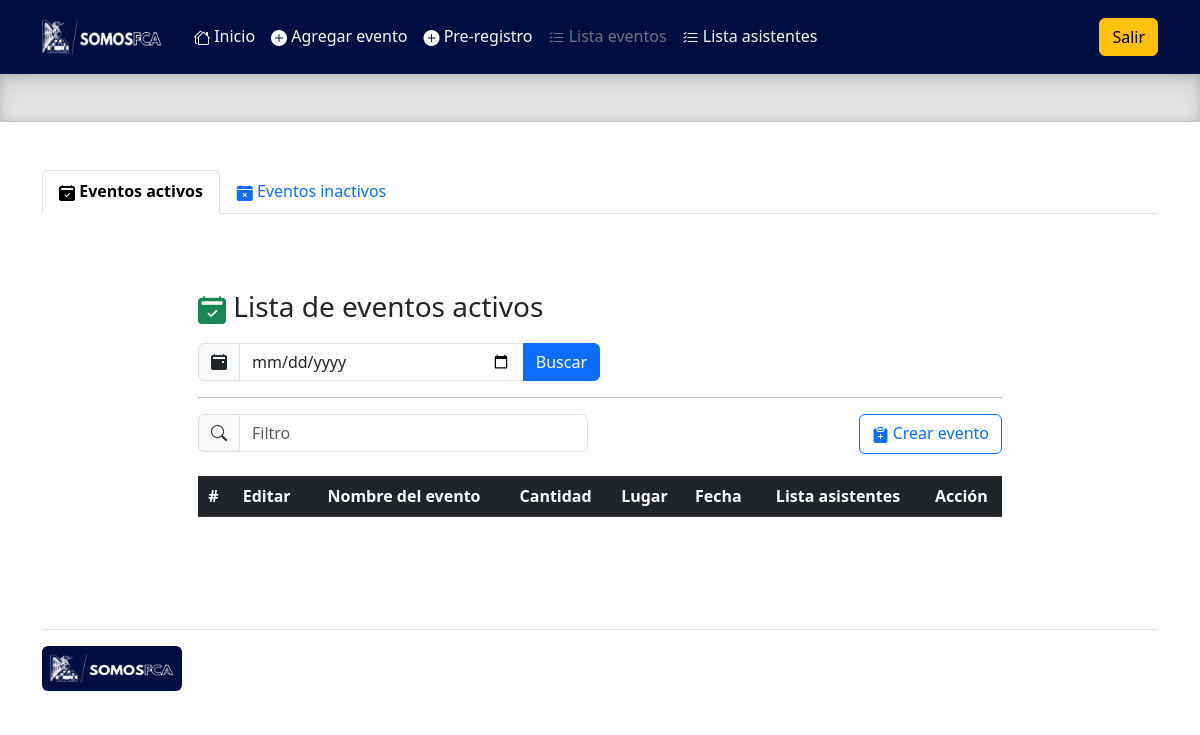
Page /admin/lista_eventos.php on the earlier database version.
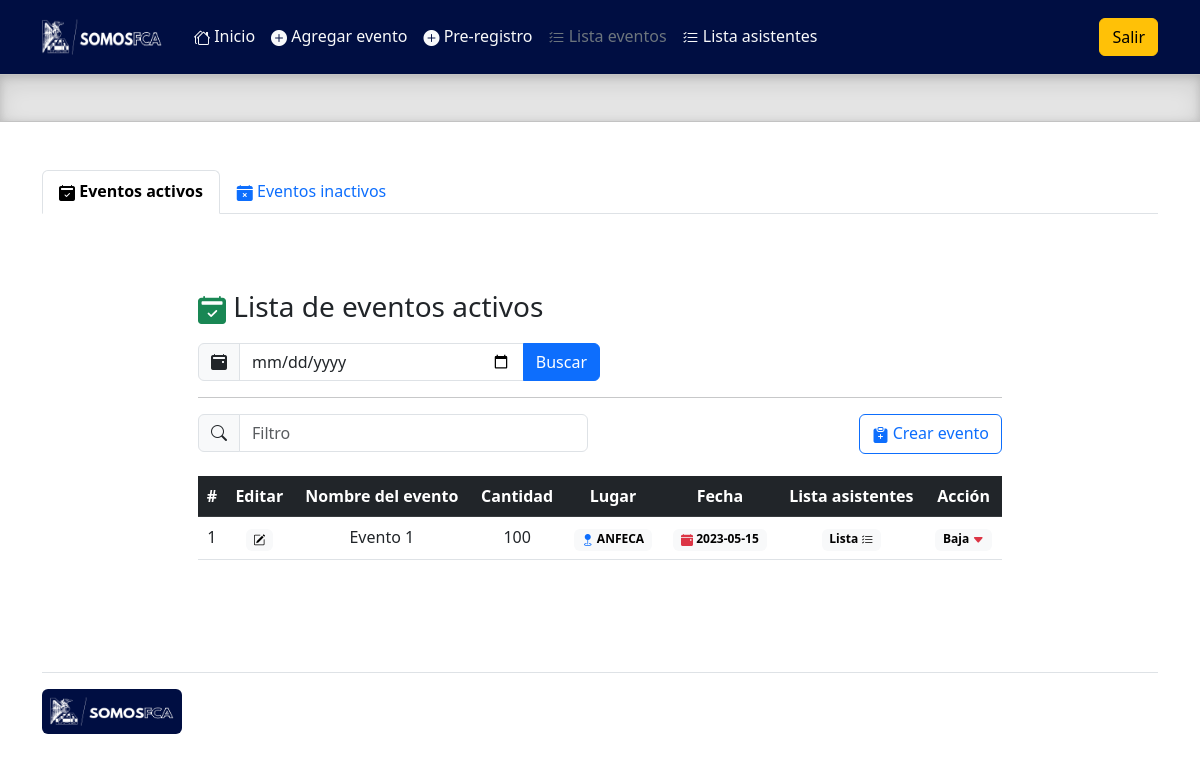
Same page on the later database version.
### tables this page shows
CREATE TABLE `eventos` (
  `id` int(11) NOT NULL,
  `nombre` varchar(100) NOT NULL,
  `capacidad` int(11) NOT NULL,
  `fecha` date NOT NULL,
  `lugar` varchar(50) NOT NULL,
  `activo` int(11) DEFAULT NULL
);

### admin/query/query_eventos.php (called while the page is built, shortened)
<?php
include('prcd/qc.php');
    if(isset($_POST['fecha'])){
        $fechaBusqueda = $_POST['fecha'];
        $annio = substr($fechaBusqueda, 0, 4);
        $mes = substr($fechaBusqueda, 5, 2);
        $sqlBusqueda = "SELECT * FROM eventos WHERE YEAR(fecha) = $annio
        AND MONTH(fecha)  = $mes AND activo = 1 ORDER BY id DESC";
        $resultadoEvento = $conn->query($sqlBusqueda);
    }
    else{
        $queryEventos = "SELECT * FROM eventos WHERE YEAR(fecha) = YEAR(CURRENT_DATE())
        AND MONTH(fecha) = MONTH(CURRENT_DATE()) AND activo = 1 ORDER BY id DESC";
        $resultadoEvento = $conn->query($queryEventos);
    }
?>

### admin/lista_eventos.php (the view, shortened to what this page needs)
<!doctype html>
<html lang="en">
  <head>
    <link rel="stylesheet" href="https://cdn.jsdelivr.net/npm/bootstrap-icons@1.10.2/font/bootstrap-icons.css">
    <link href="../assets/dist/css/bootstrap.min.css" rel="stylesheet">
    <link href="headers.css" rel="stylesheet">
  </head>
  <body>
<main class="mb-0">
  <header class="p-3" style="background-color:#000e42;">
    <div class="container">
      <div class="d-flex flex-wrap align-items-center justify-content-center justify-content-lg-start">
        <a href="/" class="d-flex align-items-center mb-2 mb-lg-0 text-white text-decoration-none">
          <img src="../assets/brand/img/logo.png" width="120" height="36" role="img" alt="">
        </a>
        <ul class="nav col-12 col-lg-auto me-lg-auto mb-2 ms-4 justify-content-center mb-md-0">
          <li><a href="index.php" class="nav-link px-2 text-light"><i class="bi bi-houses"></i> Inicio</a></li>
          <li><a href="alta_eventos.php" class="nav-link px-2 text-light"><i class="bi bi-plus-circle-fill"></i> Agregar evento</a></li>
          <li><a href="alta_asistentes.php" class="nav-link px-2 text-light"><i class="bi bi-plus-circle-fill"></i> Pre-registro</a></li>
          <li><a href="#" class="nav-link px-2 text-secondary"><i class="bi bi-list-check"></i> Lista eventos</a></li>
          <li><a href="lista_asistentes.php" class="nav-link px-2 text-light"><i class="bi bi-list-check"></i> Lista asistentes</a></li>
        </ul>
        <div class="text-end">
          <a href="query/sort.php" type="button" class="btn btn-warning">Salir</a>
        </div>
      </div>
    </div>
  </header>
  <div class="b-example-divider">
  </div>
  <div class="container mt-5">
    <ul class="nav nav-tabs">
      <li class="nav-item">
        <a class="nav-link active" aria-current="page" href="#"><i class="bi bi-calendar2-check-fill"></i> <strong>Eventos activos</strong></a>
      </li>
      <li class="nav-item">
        <a class="nav-link" href="lista_eventos_baja.php"><i class="bi bi-calendar-x-fill"></i> Eventos inactivos</a>
      </li>
    </ul>
  </div>
  <div class="container-fluid w-75 h-100 mt-1 mb-5 p-5">
    <h3 class="mt-4 mb-3 text-dark"><i class="bi bi-calendar2-check-fill text-success"></i> Lista de eventos activos</h3>
        <form action="lista_eventos.php" method="POST">
        <div class="input-group mb-3 w-50">
          <span class="input-group-text" id="basic-addon1"><i class="bi bi-calendar2-event-fill"></i></span>
          <input type="date" class="form-control" aria-describedby="basic-addon1" name="fecha">
          <button class="btn btn-primary" type="sumbit">Buscar</button>
        </div>
        </form>
        <hr>
        <div class="row">
            <div class="col">
                <div class="input-group mb-4 w-100">
                    <span class="input-group-text" id="basic-addon1"><i class="bi bi-search"></i></span>
                    <input type="text" class="form-control" placeholder="Filtro" aria-label="Filtro" aria-describedby="basic-addon1" id="myInput">
                </div>
            </div>
            <div class="col text-end">
                <a href="alta_eventos.php" class="btn btn-outline-primary"><i class="bi bi-clipboard-plus-fill"></i> Crear evento</a>
            </div>
        </div>
    <table class="table table-hover text-center">
        <thead class="table-dark">
            <tr>
            <th scope="col">#</th>
            <th scope="col">Editar</th>
            <th scope="col">Nombre del evento</th>
            <th scope="col">Cantidad</th>
            <th scope="col">Lugar</th>
            <th scope="col">Fecha</th>
            <th scope="col">Lista asistentes</th>
            <th scope="col">Acción</th>
            </tr>
        </thead>
        <tbody id="myTable">
        <?
        include ('query/query_eventos.php');
        $filas_resultado = $resultadoEvento->num_rows;
        if($filas_resultado >= 1 ){
        $x = 0;
        while($rowEvento = $resultadoEvento->fetch_assoc()){
          $x++;
          echo'
          <tr>
            <td>'.$x.'</td>
            <td><a href="#" data-bs-toggle="modal" data-bs-target="#editarEvento'.$rowEvento['id'].'"><span class="badge text-bg-light"><i class="bi bi-pencil-square"></i></span></a></td>
            <td>'.$rowEvento['nombre'].'</td>
            <td>'.$rowEvento['capacidad'].'</td>
            <td><span class="badge text-bg-light"><i class="bi bi-geo-fill text-primary"></i> '.$rowEvento['lugar'].'</span></td>
            <td><span class="badge text-bg-light"><i class="bi bi-calendar-event-fill text-danger"></i> '.$rowEvento['fecha'].'</span></td>
            <td class=""><a href="lista_individual_asistentes.php?evento='.$rowEvento['id'].'"><span class="badge text-bg-light">Lista <i class="bi bi-list-check"></i></span></a></td>
            <td class=""><a href="#" data-bs-toggle="modal" data-bs-target="#editarEstatus'.$rowEvento['id'].'"><span class="badge text-bg-light">Baja <i class="bi bi-caret-down-fill text-danger"></i></span></a></td>
          </tr>
          ';
        }
      }
      else{
        echo'
      <script>
      alert("No hay eventos registrados en las fechas solicitadas");
      </script>
      ';
      }
        ?>
        </tbody>
    </table>
</main>
<div class="container">
  <footer class="d-flex flex-wrap justify-content-between align-items-center py-3 my-4 border-top">
      <p class="col-md-12 mb-0 text-muted"><a href="/" class="col-md-4 d-flex mb-md-0 me-md-auto link-dark text-decoration-none">
                <img src="../assets/brand/img/logo.png" width="140" height="45" role="img" alt="" class="p-2 rounded" style="background-color:#000e42">
            </a></p>
    </footer>
  </div>
  </body>
</html>

### admin/lista_eventos.php (style rules this page uses)
.b-example-divider { height: 3rem; background-color: rgba(0, 0, 0, .1); border: solid rgba(0, 0, 0, .15); border-width: 1px 0; box-shadow: inset 0 .5em 1.5em rgba(0, 0, 0, .1), inset 0 .125em .5em rgba(0, 0, 0, .15); }
.bi { vertical-align: -.125em; fill: currentColor; }

Differences in the rows shown:
added eventos: nombre "Evento 1", capacidad "100", lugar "ANFECA", fecha "2023-05-15"
